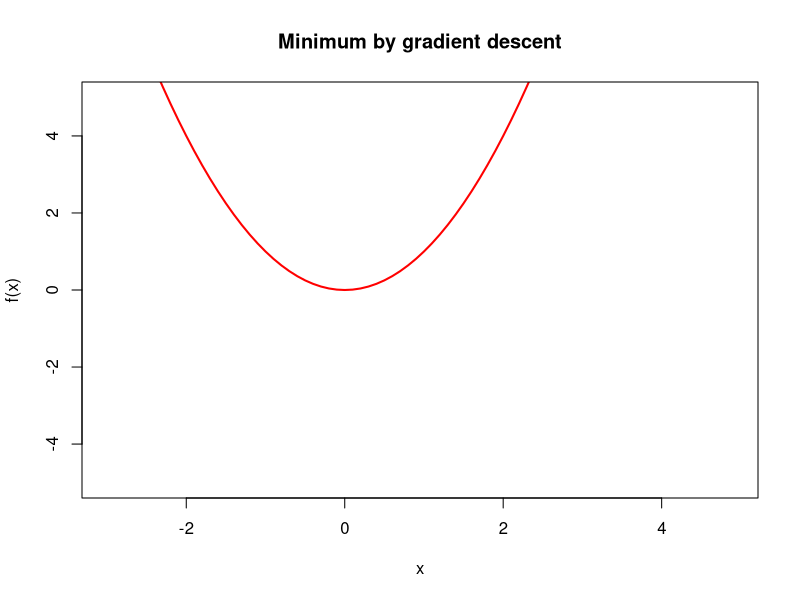

Write the R code that produced this figure. (Note: this script raises an error after producing the figure.)

library(ggplot2)

##Gradient based method

gradient.descent <- function(f, grad_f, x0, iterations=50000, eta=0.0002, momentum = 0, ascent = FALSE, xlim = 3, ylim = 3, detail =0.1) {
  max <- ifelse(ascent,"Maximum","Minimum")
  asc <- ifelse(ascent,"ascent","descent")
  x <- x0
  eta <- ifelse(ascent, -1*eta, eta)
  step <- 0
  for (i in 1:iterations){
    step <- momentum*step - eta*grad_f(x)
    x <- x + step
  }
  gradient <- (list(x = x, f = f(x)))
  if (any(is.nan(gradient$x))){print("The method did not converge")
    gradient$x <- c()
    gradient$f <- c()}
  if (length(gradient$x)==1) {
    x <- gradient$x[1]
    support <- seq(-xlim+x, 2+xlim, by = detail)
    plot(support, f(support), type = "l", main = paste(max ,"by gradient", asc),xlab = "x", ylab = "f(x)", lwd = 2, col = "red", ylim = c(-5,5))
    lines(support,gradf(support), type = "l", col = "blue", lwd = 2, lty = "dashed")
    points(c(gradient$x),c((gradient$f)),col = "black", pch = 16)
    legend("bottomleft", legend = c(expression(paste(f(x))), expression(paste("f '"(x))), paste("Gradient", asc, max,"with x0 =", as.character(x0))),
           col = c("red", "blue", "black"), lty = c("solid", "dashed", "blank"), lwd = 2, pch = c(NA, NA, 19), cex = .6)
  }
  
  if (length(gradient$x)==2) {
    c <- gradient$x
    x <- seq(-xlim+c[1],xlim+c[1],by = detail)
    y <- seq(-ylim+c[2],ylim+c[2],by = detail)
    grid <- expand.grid(x = x, y = y)
    grid$z <- x
    grid$z <- sapply(1:nrow(grid), function(i) f(c(grid$x[i], grid$y[i])))
    point_data <- data.frame(x = c[1], y = c[2])
    point_data$z <- f(c(point_data$x, point_data$y))
    plot <- ggplot(grid, aes(x = x, y = y, fill = z)) +
      geom_tile() +
      geom_point(data = point_data, aes(x = x, y = y), color = "red", size = 3) +
      geom_text(x = 1.1, y = 1.1, label = paste(max,"by G.D."), color = "black", size =4, vjust = -0.5) +
      scale_fill_gradientn(colors = terrain.colors(10), trans = "sqrt") +
      labs(title = paste("Gradient", asc,"on f"),
           x = "X",
           y = "Y",
           fill = "Function Value") +
      theme_minimal()
      print(plot)
  }
  if (length(gradient$x) > 2){print("Function is too high-dimensional to be plotted")}
  return(gradient)
}


##Examples

f1 <- function(x){x^2}
gradf1 <- function(x){2*x}
gradient.descent(f1,gradf1, x0 = 4)

f2 <- function(x){cos(x)*(5)^(x^2)}
gradf2 <- function(x){-(sin(x)/(.2^(x^2))) + 2*x*log(5)*(cos(x))*(5^(x^2))}
gradient.descent(f2,gradf2, x0 = 1)
gradient.descent(f2,gradf2, x0 = 1,ascent = TRUE)

f3 <- function(x){x[1]^2+x[2]^2}
gradf3 <- function(x){c(2*x[1],2*x[2])}
gradient.descent(f3,gradf3, x0 = c(2,3))

f4 <- function(x){x[1]^2*(x[2])^2}
gradf4 <- function(x){c(2*x[1]*(x[2])^2,2*x[1]^2*(x[2]))}
gradient.descent(f4,gradf4, x0 = c(2,2), iterations = 100000, detail = 0.5)

rosenbrock <- function(x) (x[1]-1)^2 + 100*(x[1]^2-x[2])^2
grad_rosenbrock <- function(x) {return(c(2*(x[1]-1)+400*x[1]*(x[1]^2-x[2]),-200*(x[1]^2-x[2])))}
gradient.descent(f = rosenbrock, gradf = grad_rosenbrock, x0 = c(3,4), eta = 2^-10, detail = 0.1, xlim = 10, ylim = 5)

##The Rosenbrock function, which is common for gradient
##based algorithms can be generalized further than shown 
##before as it is done below:


##Generalization of the Rosenbrock function

rosenbrock_function = function(x,a=1,b=100) {
  s <- 0
  for (i in 1:(length(x)-1)) {
    s <- s + b*(x[i+1]-x[i]^2)^2+(a-x[i])^2
  }
  return(s)
}




